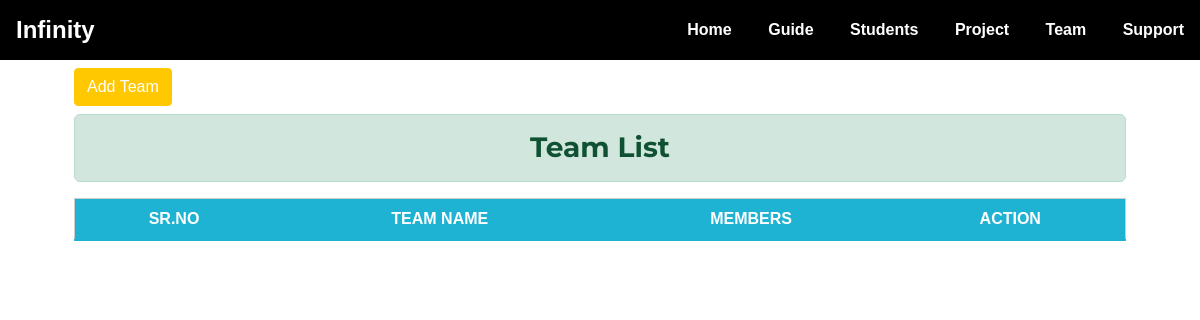
Before: /team/ with the older database file.
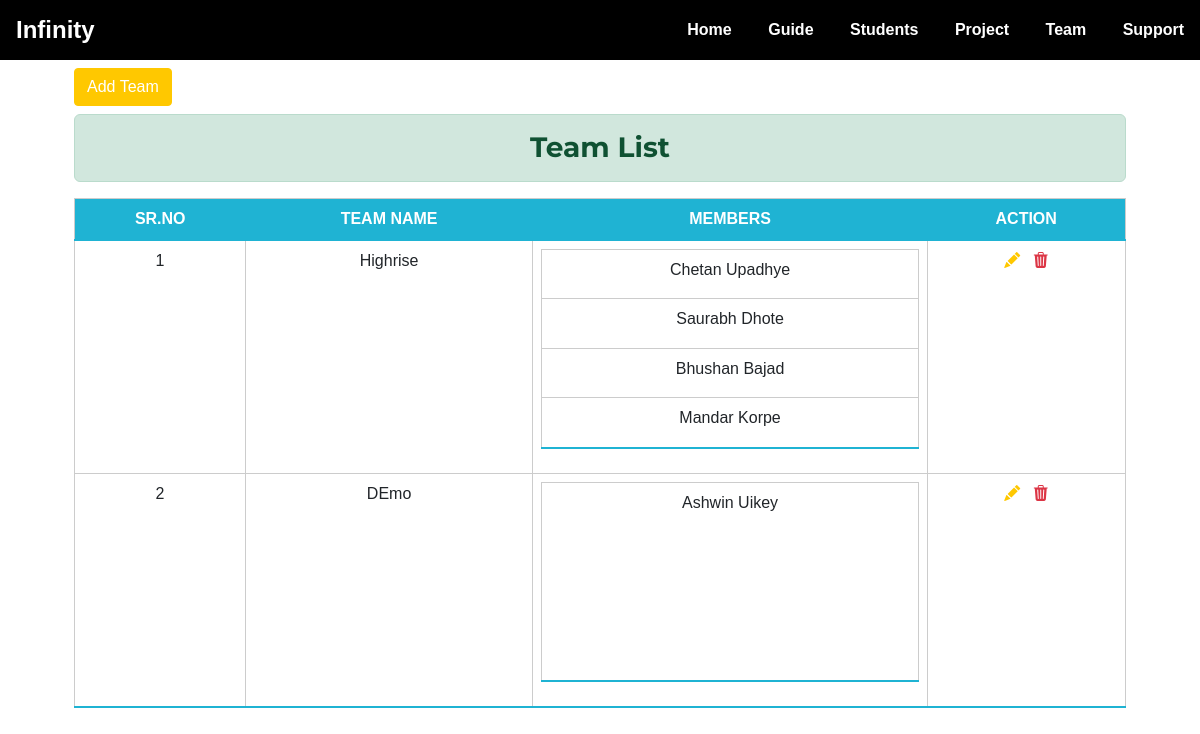
After: the same page with the newer database file.
### team/models.py (models this page shows, shortened)
class Team(models.Model):
    team_name = models.CharField(max_length=200)
    member1 = models.ForeignKey(
        Student, on_delete=models.CASCADE, related_name="member1")
    member2 = models.ForeignKey(
        Student, on_delete=models.CASCADE, related_name="member2", blank=True, null=True)
    member3 = models.ForeignKey(
        Student, on_delete=models.CASCADE, related_name="member3", blank=True, null=True)
    member4 = models.ForeignKey(
        Student, on_delete=models.CASCADE, related_name="member4", blank=True, null=True)
    team_leader = models.ForeignKey(
        Student, on_delete=models.CASCADE, related_name="leader")

### student/models.py (models this page shows)
class Student(models.Model):
    gr_no = models.CharField(max_length=20)
    student_name = models.CharField(max_length=200)
    student_div = models.CharField(max_length=10, choices=DIV)
    student_branch = models.CharField(max_length=200, choices=DEPARTMENT)
    student_roll = models.CharField(max_length=10)
    student_email = models.EmailField()
    student_mobile = models.CharField(max_length=20)
    def __str__(self):
        return self.student_name

### team/views.py (the view)
# urls.py: path('', views.team_list, name="team_list"),
def team_list(request):
    teams = Team.objects.all()
    context = {'teams': teams}
    return render(request, 'team/team.html', context)

### team/templates/team/team.html (shortened to what this page needs)
{% extends 'home/base.html' %}
{% load static %}
{% block content %}
<div class="container">
    <div class="row m-2">
        <div class="col-md">
            <a href="{% url 'team:add_team' %}" class="btn btn-primary">Add Team</a>
        </div>
    </div>
    <div class="row m-2">
        <div class="col-md">
            <h3 class="alert alert-success text-center">Team List</h3>
            <div class="table-responsive">
                <table class="table">
                    <thead>
                        <tr>
                            <th>Sr.No</th>
                            <th>Team Name</th>
                            <th>Members</th>
                            <th>Action</th>
                        </tr>
                    </thead>
                    <tbody>
                        {% for team in teams %}
                        <tr>
                            <td>{{ forloop.counter }}</td>
                            <td>{{team.team_name}}</td>
                            <td>
                                <table class="table">
                                    <tr>
                                        <td>{{team.member1}}</td>
                                    </tr>
                                    {% if team.member2 %}
                                    <tr>
                                        <td>{{team.member2}}</td>
                                    </tr>
                                    {% endif %}
                                    {% if team.member3 %}
                                    <tr>
                                        <td>{{team.member3}}</td>
                                    </tr>
                                    {% endif %}
                                    {% if team.member4 %}
                                    <tr>
                                        <td>{{team.member4}}</td>
                                    </tr>
                                    {% endif %}
                                </table>
                            </td>
                            <td>
                                <a href="{% url 'team:update_team' team.id %}" class="edit me-2" title="Edit"
                                    data-toggle="tooltip"><i class="bi bi-pencil-fill"></i></a>
                                <a href="{% url 'team:delete_team' team.id %}" class="delete text-danger" title="Delete"
                                    data-toggle="tooltip"><i class="bi bi-trash3-fill"></i></a>
                            </td>
                        </tr>
                        {% endfor %}
                    </tbody>
                </table>
            </div>
        </div>
    </div>
</div>
{% endblock content %}

Changed rows visible on the page:
added Team: team_name "Highrise", member1 "Chetan Upadhye", member2 "Saurabh Dhote", member3 "Bhushan Bajad", member4 "Mandar Korpe"
added Team: team_name "DEmo", member1 "Ashwin Uikey"
